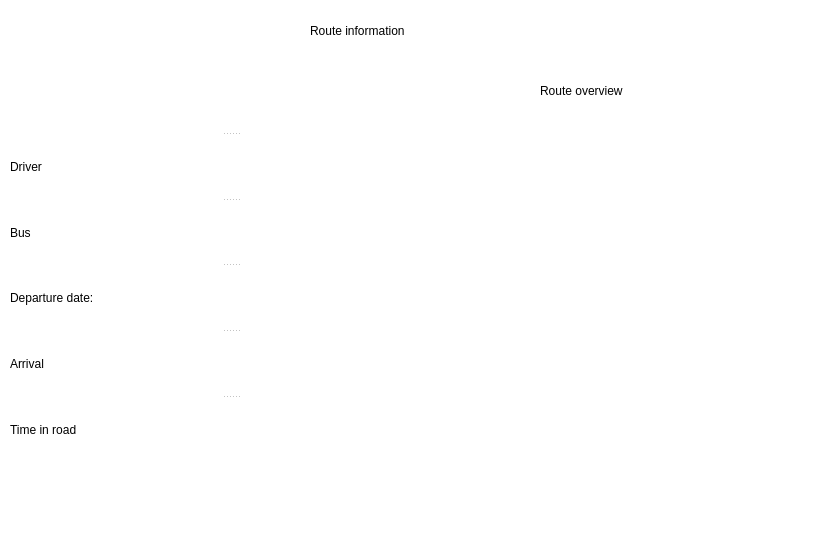
<?xml version="1.0" encoding="UTF-8"?>
<ui version="4.0">
 <class>Dialog</class>
 <widget class="QDialog" name="Dialog">
  <property name="geometry">
   <rect>
    <x>0</x>
    <y>0</y>
    <width>825</width>
    <height>552</height>
   </rect>
  </property>
  <property name="windowTitle">
   <string>Dialog</string>
  </property>
  <property name="styleSheet">
   <string notr="true">background-color: rgb(255, 255, 255);</string>
  </property>
  <widget class="QWidget" name="mapWidget" native="true">
   <property name="geometry">
    <rect>
     <x>450</x>
     <y>130</y>
     <width>351</width>
     <height>401</height>
    </rect>
   </property>
  </widget>
  <widget class="QLabel" name="label_5">
   <property name="geometry">
    <rect>
     <x>310</x>
     <y>10</y>
     <width>221</width>
     <height>41</height>
    </rect>
   </property>
   <property name="styleSheet">
    <string notr="true">font: 75 16pt &quot;MS Shell Dlg 2&quot;;</string>
   </property>
   <property name="text">
    <string>Route information</string>
   </property>
  </widget>
  <widget class="QLabel" name="labelCurrentLabel">
   <property name="geometry">
    <rect>
     <x>540</x>
     <y>80</y>
     <width>161</width>
     <height>21</height>
    </rect>
   </property>
   <property name="styleSheet">
    <string notr="true">font: 75 14pt &quot;MS Shell Dlg 2&quot;;</string>
   </property>
   <property name="text">
    <string>Route overview</string>
   </property>
  </widget>
  <widget class="QSplitter" name="splitter">
   <property name="geometry">
    <rect>
     <x>10</x>
     <y>70</y>
     <width>441</width>
     <height>391</height>
    </rect>
   </property>
   <property name="orientation">
    <enum>Qt::Vertical</enum>
   </property>
   <widget class="QLabel" name="labelRoute">
    <property name="text">
     <string/>
    </property>
   </widget>
   <widget class="QLabel" name="label_11">
    <property name="styleSheet">
     <string notr="true">font: 75 14pt &quot;MS Shell Dlg 2&quot;;</string>
    </property>
    <property name="text">
     <string>Driver</string>
    </property>
   </widget>
   <widget class="QLabel" name="label_12">
    <property name="styleSheet">
     <string notr="true">font: 75 14pt &quot;MS Shell Dlg 2&quot;;</string>
    </property>
    <property name="text">
     <string>Bus</string>
    </property>
   </widget>
   <widget class="QLabel" name="label_13">
    <property name="styleSheet">
     <string notr="true">font: 75 14pt &quot;MS Shell Dlg 2&quot;;</string>
    </property>
    <property name="text">
     <string>Departure date:</string>
    </property>
   </widget>
   <widget class="QLabel" name="label_14">
    <property name="styleSheet">
     <string notr="true">font: 75 14pt &quot;MS Shell Dlg 2&quot;;</string>
    </property>
    <property name="text">
     <string>Arrival</string>
    </property>
   </widget>
   <widget class="QLabel" name="label_15">
    <property name="styleSheet">
     <string notr="true">font: 75 14pt &quot;MS Shell Dlg 2&quot;;</string>
    </property>
    <property name="text">
     <string>Time in road</string>
    </property>
   </widget>
  </widget>
 </widget>
 <resources/>
 <connections/>
</ui>
